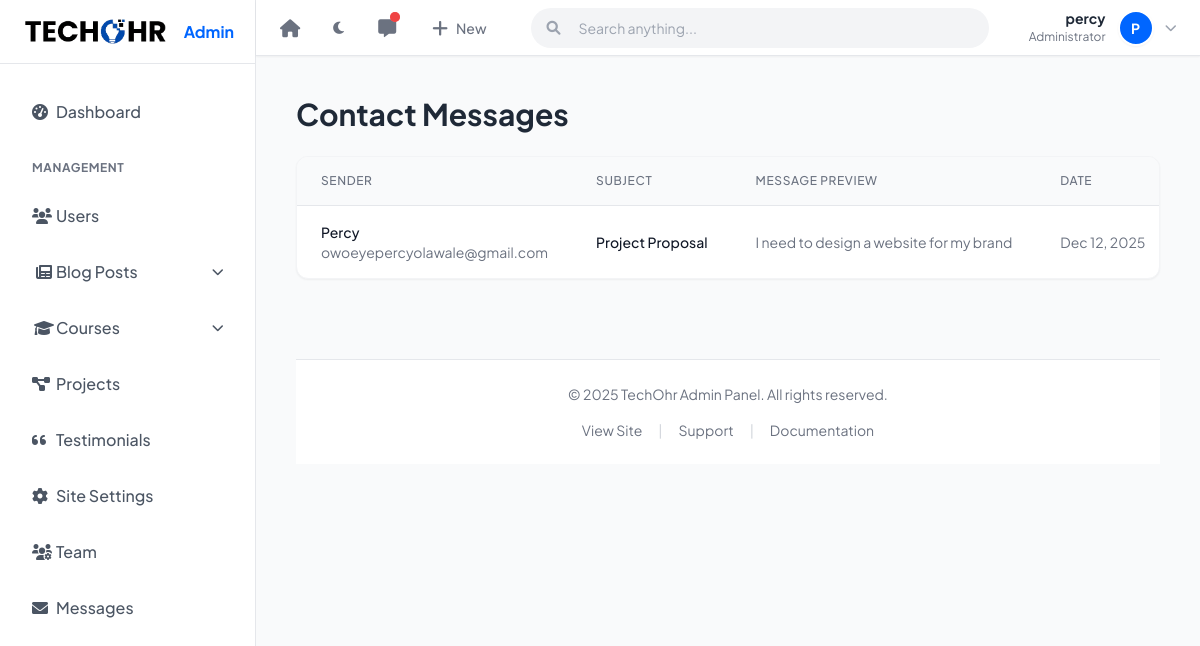
Page /manage/messages/ (signed in) on the committed database.
### users/models.py (models this page shows, shortened)
class User(AbstractUser):
    is_student = models.BooleanField(default=False)
    is_instructor = models.BooleanField(default=False)
    bio = models.TextField(blank=True, null=True)
    profile_picture = models.ImageField(upload_to='profile_pics/', blank=True, null=True)

### core/models.py (models this page shows, shortened)
class SiteSettings(models.Model):
    site_name = models.CharField(max_length=200, default='TechOhr')
    logo = models.ImageField(upload_to='settings/logo/', blank=True, null=True)
    favicon = models.ImageField(upload_to='settings/favicon/', blank=True, null=True)
    logo_light = models.ImageField(upload_to='settings/logo/', blank=True, null=True)
    logo_dark = models.ImageField(upload_to='settings/logo/', blank=True, null=True)
    address = models.CharField(max_length=255, blank=True)
    email_primary = models.EmailField(blank=True)
    email_support = models.EmailField(blank=True)
    phone_primary = models.CharField(max_length=50, blank=True)
    facebook_url = models.URLField(blank=True)
    twitter_url = models.URLField(blank=True)
    linkedin_url = models.URLField(blank=True)
    instagram_url = models.URLField(blank=True)
    map_embed_url = models.URLField(blank=True, help_text="Paste the Google Maps embed URL")
    updated_at = models.DateTimeField(auto_now=True)

class Contact(models.Model):
    name = models.CharField(max_length=200)
    email = models.EmailField()
    subject = models.CharField(max_length=200)
    message = models.TextField()
    created_at = models.DateTimeField(auto_now_add=True)

### core/views.py (the view)
# urls.py: path('manage/messages/', views.manage_messages, name='manage_messages'),
@staff_required
def manage_messages(request):
    contact_list = Contact.objects.all().order_by('-created_at')
    paginator = Paginator(contact_list, 5) # Show 5 messages per page.
    page_number = request.GET.get('page')
    contacts = paginator.get_page(page_number)
    return render(request, 'core/manage_messages.html', {'contacts': contacts})

### core/context_processors.py (called while the page is built)
def site_settings(request):
    settings_obj = SiteSettings.objects.first()
    stats_obj = CompanyStats.objects.first()
    return {
        'site_settings': settings_obj,
        'company_stats': stats_obj,
    }

### templates/core/manage_messages.html (shortened to what this page needs)
{% extends 'layouts/admin_base.html' %}
{% block admin_content %}
<div class="w-full">
    <div class="flex justify-between items-center mb-6">
        <h1 class="text-2xl sm:text-3xl font-bold text-gray-800 dark:text-white">Contact Messages</h1>
    </div>
    <div class="hidden md:block bg-white dark:bg-gray-800 rounded-xl shadow-sm border border-gray-100 dark:border-gray-700 overflow-hidden w-full">
        <div class="overflow-x-auto">
            <table class="w-full min-w-[800px]">
                <thead class="bg-gray-50 dark:bg-gray-700/50 border-b border-gray-200 dark:border-gray-700">
                    <tr>
                        <th class="px-6 py-4 text-left text-xs font-medium text-gray-500 dark:text-gray-400 uppercase tracking-wider">Sender</th>
                        <th class="px-6 py-4 text-left text-xs font-medium text-gray-500 dark:text-gray-400 uppercase tracking-wider">Subject</th>
                        <th class="px-6 py-4 text-left text-xs font-medium text-gray-500 dark:text-gray-400 uppercase tracking-wider">Message Preview</th>
                        <th class="px-6 py-4 text-left text-xs font-medium text-gray-500 dark:text-gray-400 uppercase tracking-wider">Date</th>
                    </tr>
                </thead>
                <tbody class="divide-y divide-gray-200 dark:divide-gray-700">
                    {% for contact in contacts %}
                    <tr class="hover:bg-gray-50 dark:hover:bg-gray-700/50 transition group cursor-pointer" onclick="toggleMessage('msg-{{ contact.id }}')">
                        <td class="px-6 py-4 whitespace-nowrap">
                            <div class="text-sm font-medium text-gray-900 dark:text-white">{{ contact.name }}</div>
                            <div class="text-sm text-gray-500 dark:text-gray-400">{{ contact.email }}</div>
                        </td>
                        <td class="px-6 py-4 whitespace-nowrap text-sm text-gray-900 dark:text-white font-medium">
                            {{ contact.subject }}
                        </td>
                        <td class="px-6 py-4 text-sm text-gray-500 dark:text-gray-400 truncate max-w-xs">
                            {{ contact.message|truncatechars:50 }}
                        </td>
                        <td class="px-6 py-4 whitespace-nowrap text-sm text-gray-500 dark:text-gray-400">
                            {{ contact.created_at|date:"M d, Y" }}
                        </td>
                    </tr>
                    {% empty %}
                    <tr>
                        <td colspan="5" class="px-6 py-10 text-center text-gray-500 dark:text-gray-400">
                            No messages found.
                        </td>
                    </tr>
                    {% endfor %}
                </tbody>
            </table>
        </div>
    </div>
</div>
{% endblock %}

### templates/layouts/admin_base.html (shortened to what this page needs)
{% extends 'base.html' %}
{% block navbar %}
    {% include 'partials/admin_topbar.html' %}
{% endblock %}
{% block content %}
<div class="h-screen bg-gray-100 dark:bg-gray-900 flex overflow-hidden transition-colors duration-300">
    <aside class="w-64 bg-white dark:bg-gray-900 border-r border-gray-200 dark:border-gray-800 hidden lg:flex flex-col flex-shrink-0 h-screen sticky top-0 z-40 overflow-y-auto pb-6 transition-colors duration-300" id="sidebar">
        <div class="h-16 flex items-center justify-center border-b border-gray-200 dark:border-gray-800 flex-shrink-0 transition-colors duration-300">
            <a href="{% url 'home' %}" class="flex items-center gap-3">
                {% if site_settings %}
                    {% if not site_settings.logo_light and not site_settings.logo_dark and site_settings.logo %}
                        <img src="{{ site_settings.logo.url }}" alt="{{ site_settings.site_name }}" class="h-8 w-auto">
                    {% endif %}
                {% else %}
                    <span class="text-xl font-bold text-gray-900 dark:text-white tracking-wider">TechOhr</span>
                {% endif %}
                <span class="text-primary font-bold">Admin</span>
            </a>
        </div>
        <nav class="mt-6 px-4 space-y-2">
            <a href="{% url 'admin_dashboard' %}" class="flex items-center px-4 py-3 text-gray-600 dark:text-gray-400 hover:bg-gray-100 dark:hover:bg-gray-800 hover:text-primary dark:hover:text-white rounded-lg transition-colors duration-200 ">
                <i class="fas fa-tachometer-alt w-6"></i>
                <span class="font-medium">Dashboard</span>
            </a>
            <div class="pt-4 pb-2 px-4 text-xs font-bold text-gray-500 dark:text-gray-500 uppercase tracking-wider transition-colors duration-300">Management</div>
            <a href="{% url 'manage_users' %}" class="flex items-center px-4 py-3 text-gray-600 dark:text-gray-400 hover:bg-gray-100 dark:hover:bg-gray-800 hover:text-primary dark:hover:text-white rounded-lg transition-colors duration-200 ">
                <i class="fas fa-users w-6"></i>
                <span class="font-medium">Users</span>
            </a>
            <div x-data="{ open: {% if 'blog/manage' in request.path or 'manage_posts' in request.resolver_match.url_name %}true{% else %}false{% endif %} }">
                <button @click="open = !open" class="w-full flex items-center justify-between px-4 py-3 text-gray-600 dark:text-gray-400 hover:bg-gray-100 dark:hover:bg-gray-800 hover:text-primary dark:hover:text-white rounded-lg transition-colors duration-200 focus:outline-none">
                    <div class="flex items-center">
                        <i class="fas fa-newspaper w-6"></i>
                        <span class="font-medium">Blog Posts</span>
                    </div>
                    <i class="fas fa-chevron-down text-xs transition-transform duration-300" :class="{'transform rotate-180': open}"></i>
                </button>
            </div>
            <div x-data="{ open: {% if 'courses/manage' in request.path %}true{% else %}false{% endif %} }">
                <button @click="open = !open" class="w-full flex items-center justify-between px-4 py-3 text-gray-600 dark:text-gray-400 hover:bg-gray-100 dark:hover:bg-gray-800 hover:text-primary dark:hover:text-white rounded-lg transition-colors duration-200 focus:outline-none">
                    <div class="flex items-center">
                        <i class="fas fa-graduation-cap w-6"></i>
                        <span class="font-medium">Courses</span>
                    </div>
                    <i class="fas fa-chevron-down text-xs transition-transform duration-300" :class="{'transform rotate-180': open}"></i>
                </button>
            </div>
            <a href="{% url 'manage_projects' %}" class="flex items-center px-4 py-3 text-gray-600 dark:text-gray-400 hover:bg-gray-100 dark:hover:bg-gray-800 hover:text-primary dark:hover:text-white rounded-lg transition-colors duration-200 ">
                <i class="fas fa-project-diagram w-6"></i>
                <span class="font-medium">Projects</span>
            </a>
            <a href="{% url 'manage_testimonials' %}" class="flex items-center px-4 py-3 text-gray-600 dark:text-gray-400 hover:bg-gray-100 dark:hover:bg-gray-800 hover:text-primary dark:hover:text-white rounded-lg transition-colors duration-200 ">
                <i class="fas fa-quote-left w-6"></i>
                <span class="font-medium">Testimonials</span>
            </a>
            <a href="{% url 'manage_settings' %}" class="flex items-center px-4 py-3 text-gray-600 dark:text-gray-400 hover:bg-gray-100 dark:hover:bg-gray-800 hover:text-primary dark:hover:text-white rounded-lg transition-colors duration-200 ">
                <i class="fas fa-cog w-6"></i>
                <span class="font-medium">Site Settings</span>
            </a>
            <a href="{% url 'manage_employees' %}" class="flex items-center px-4 py-3 text-gray-600 dark:text-gray-400 hover:bg-gray-100 dark:hover:bg-gray-800 hover:text-primary dark:hover:text-white rounded-lg transition-colors duration-200 ">
                <i class="fas fa-users-cog w-6"></i>
                <span class="font-medium">Team</span>
            </a>
            <a href="{% url 'manage_messages' %}" class="flex items-center px-4 py-3 text-gray-600 dark:text-gray-400 hover:bg-gray-100 dark:hover:bg-gray-800 hover:text-primary dark:hover:text-white rounded-lg transition-colors duration-200 ">
                <i class="fas fa-envelope w-6"></i>
                <span class="font-medium">Messages</span>
            </a>
        </nav>
    </aside>
    <div x-data="{ sidebarOpen: false }" @keydown.window.escape="sidebarOpen = false" class="flex-1 flex flex-col min-w-0 overflow-hidden">
        <div class="flex-1 flex flex-col h-full w-full relative transition-colors duration-300">
            <main class="flex-1 w-full overflow-y-auto bg-gray-50 dark:bg-gray-900 pt-6 lg:pt-24 p-6 md:p-8 lg:p-10 scroll-smooth scrollbar-thin scrollbar-thumb-gray-300 scrollbar-track-transparent transition-colors duration-300">
                <div class="w-full min-h-full flex flex-col">
                {% block admin_content %}{% endblock %}
                <div class="mt-8">
                    {% include 'partials/admin_footer.html' %}
                </div>
                </div>
            </main>
        </div>
    </div>
</div>
{% endblock %}

### templates/partials/admin_topbar.html (shortened to what this page needs)
<header class="hidden lg:flex bg-white dark:bg-gray-800 text-gray-700 dark:text-gray-200 h-14 justify-between items-center text-sm px-4 fixed top-0 lg:left-64 left-0 right-0 z-50 font-sans shadow-sm border-b border-gray-200 dark:border-gray-700" x-data="{ searchOpen: false }">
    <div class="flex items-center space-x-6 h-full">
        <div class="flex items-center space-x-4 h-full">
            <a href="{% url 'home' %}" class="flex items-center hover:text-primary transition h-full text-gray-500 dark:text-gray-400 hover:bg-gray-50 dark:hover:bg-gray-700 px-2 rounded-lg" target="_blank" title="Visit Site">
                <i class="fas fa-home text-lg"></i>
            </a>
            <button
                x-data="{
                    darkMode: localStorage.getItem('theme') === 'dark' || (!('theme' in localStorage) && window.matchMedia('(prefers-color-scheme: dark)').matches),
                    toggleTheme() {
                        this.darkMode = !this.darkMode;
                        if (this.darkMode) {
                            document.documentElement.classList.add('dark');
                            localStorage.setItem('theme', 'dark');
                        } else {
                            document.documentElement.classList.remove('dark');
                            localStorage.setItem('theme', 'light');
                        }
                    }
                }"
                @click="toggleTheme()"
                class="flex items-center hover:text-primary transition h-full text-gray-500 dark:text-gray-400 hover:bg-gray-50 dark:hover:bg-gray-700 px-2 rounded-lg"
                :title="darkMode ? 'Switch to Light Mode' : 'Switch to Dark Mode'"
            >
                <i class="fas" :class="darkMode ? 'fa-sun' : 'fa-moon'"></i>
            </button>
            <a href="{% url 'manage_comments' %}" class="flex items-center hover:text-primary transition h-full relative text-gray-500 dark:text-gray-400 hover:bg-gray-50 dark:hover:bg-gray-700 px-2 rounded-lg" title="Comments">
                <i class="fas fa-comment-alt text-lg"></i>
                <span class="absolute top-3 right-1 flex h-2.5 w-2.5">
                    <span class="relative inline-flex rounded-full h-2.5 w-2.5 bg-red-500"></span>
                </span>
            </a>
            <div class="relative group h-full flex items-center" x-data="{ open: false }" @mouseenter="open = true" @mouseleave="open = false">
                <button class="flex items-center hover:text-primary transition h-full text-gray-500 dark:text-gray-400 hover:bg-gray-50 dark:hover:bg-gray-700 px-3 rounded-lg">
                    <i class="fas fa-plus text-lg mr-2"></i> <span class="font-medium hidden md:inline">New</span>
                </button>
            </div>
        </div>
    </div>
    <div class="hidden md:flex flex-1 max-w-xl mx-8">
        <div class="relative w-full group">
            <input type="text" placeholder="Search anything..." class="w-full bg-gray-100 dark:bg-gray-900 text-gray-700 dark:text-gray-200 border-none rounded-full py-2.5 pl-12 pr-4 focus:ring-2 focus:ring-primary/20 focus:bg-white dark:focus:bg-gray-800 transition text-sm">
            <div class="absolute inset-y-0 left-0 pl-4 flex items-center pointer-events-none">
            </div>
        </div>
    </div>
    <div class="flex items-center h-full">
        <div class="relative group h-full flex items-center" x-data="{ open: false }" @mouseenter="open = true" @mouseleave="open = false">
            <button class="flex items-center hover:text-primary transition px-2 h-full space-x-3 group-hover:bg-gray-50 dark:group-hover:bg-gray-700 rounded-lg">
                <div class="text-right hidden md:block">
                    <p class="text-sm font-bold text-gray-800 dark:text-gray-200 leading-none">{{ request.user.username }}</p>
                    <p class="text-xs text-gray-500 dark:text-gray-400 mt-1">Administrator</p>
                </div>
                {% if request.user.profile_picture %}
                <img src="{{ request.user.profile_picture.url }}" class="w-9 h-9 rounded-full border-2 border-white dark:border-gray-700 shadow-sm object-cover">
                {% else %}
                <div class="w-9 h-9 rounded-full bg-primary text-white flex items-center justify-center text-sm font-bold border-2 border-white dark:border-gray-700 shadow-sm">
                    {{ request.user.username|first|upper }}
                </div>
                {% endif %}
                <i class="fas fa-chevron-down text-xs text-gray-400"></i>
            </button>
        </div>
    </div>
</header>

### templates/base.html (style rules this page uses)
body { font-family: 'Plus Jakarta Sans', sans-serif; }

### rows in the picture
User: user.username "percy", user.username|first "P"
SiteSettings: logo (picture)
Contact: name "Percy", email "owoeyepercyolawale@gmail.com", subject "Project Proposal", message "I need to design a website for my brand", created_at "Dec 12, 2025"
